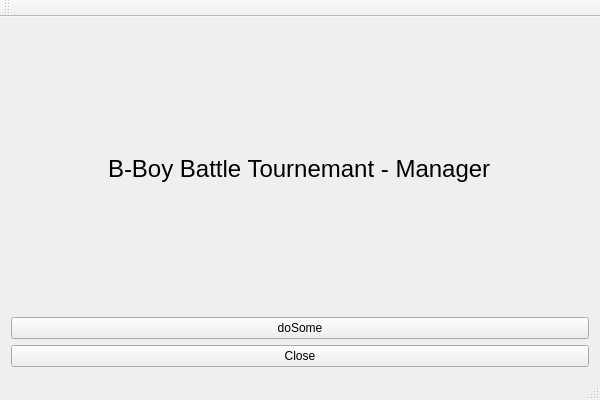
<?xml version="1.0" encoding="UTF-8"?>
<ui version="4.0">
 <class>B3M_GUIClass</class>
 <widget class="QMainWindow" name="B3M_GUIClass">
  <property name="geometry">
   <rect>
    <x>0</x>
    <y>0</y>
    <width>600</width>
    <height>400</height>
   </rect>
  </property>
  <property name="windowTitle">
   <string>B3M_GUI</string>
  </property>
  <widget class="QWidget" name="centralWidget">
   <layout class="QVBoxLayout" name="verticalLayout">
    <item alignment="Qt::AlignHCenter|Qt::AlignVCenter">
     <widget class="QLabel" name="helloWorldLabel">
      <property name="font">
       <font>
        <pointsize>18</pointsize>
       </font>
      </property>
      <property name="text">
       <string>B-Boy Battle Tournemant - Manager</string>
      </property>
     </widget>
    </item>
    <item>
     <widget class="QPushButton" name="pushButton">
      <property name="text">
       <string>doSome</string>
      </property>
     </widget>
    </item>
    <item>
     <widget class="QPushButton" name="closeButton">
      <property name="text">
       <string>Close</string>
      </property>
     </widget>
    </item>
   </layout>
  </widget>
  <widget class="QMenuBar" name="menuBar">
   <property name="geometry">
    <rect>
     <x>0</x>
     <y>0</y>
     <width>600</width>
     <height>22</height>
    </rect>
   </property>
  </widget>
  <widget class="QToolBar" name="mainToolBar">
   <attribute name="toolBarArea">
    <enum>TopToolBarArea</enum>
   </attribute>
   <attribute name="toolBarBreak">
    <bool>false</bool>
   </attribute>
  </widget>
  <widget class="QStatusBar" name="statusBar"/>
 </widget>
 <layoutdefault spacing="6" margin="11"/>
 <resources>
  <include location="B3M_GUI.qrc"/>
 </resources>
 <connections/>
</ui>
